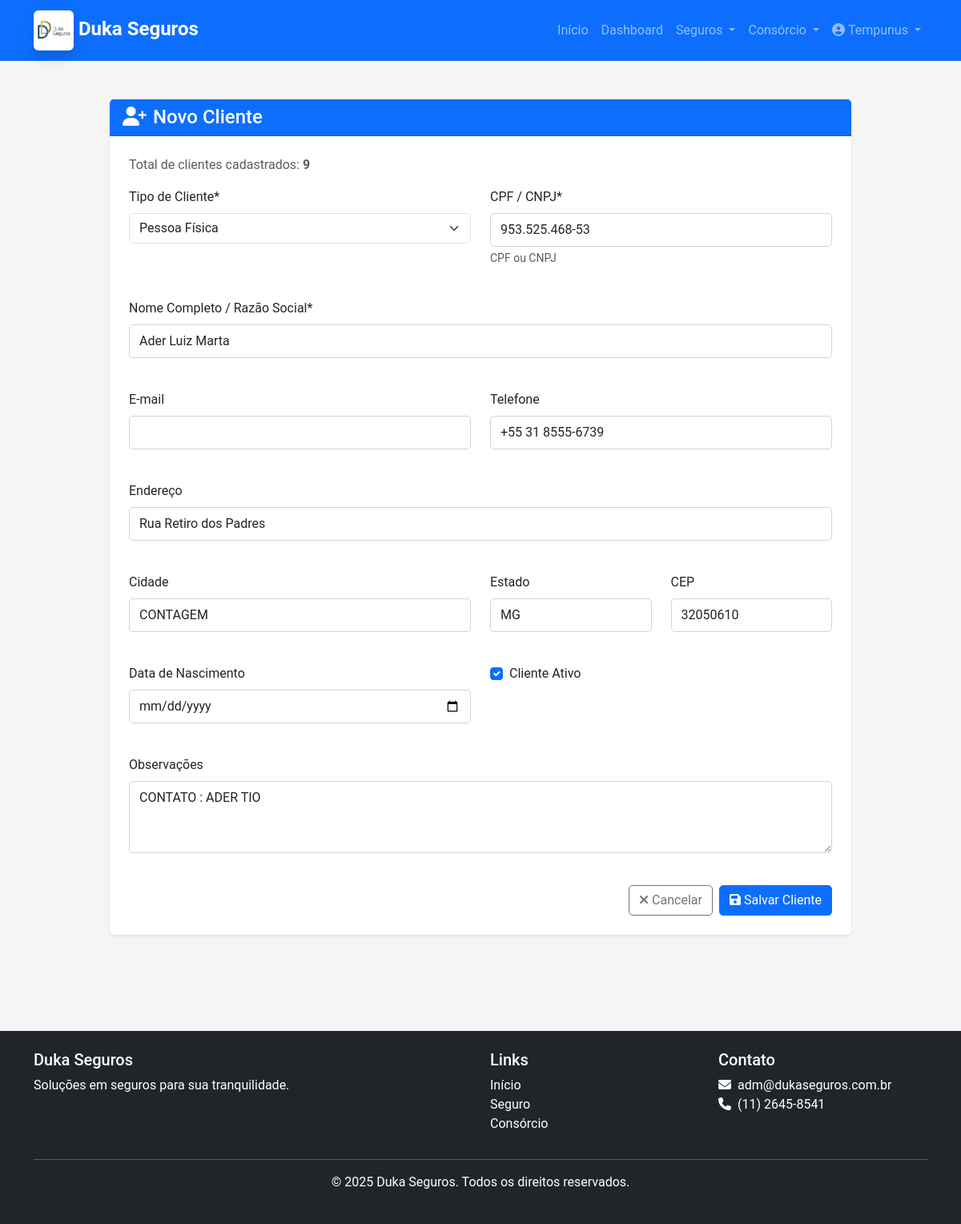
Screenshot of /clientes/3/editar/ (signed in) with the database file from the repository.
### core/models.py (models this page shows, shortened)
class Cliente(models.Model):
    TIPO_CHOICES = [
        ('PF', 'Pessoa Física'),
        ('PJ', 'Pessoa Jurídica'),
    ]
    tipo = models.CharField(max_length=2, choices=TIPO_CHOICES, default='PF')
    nome = models.CharField(max_length=200)
    documento = models.CharField(max_length=20, unique=True, help_text="CPF ou CNPJ")
    email = models.EmailField(blank=True, null=True)
    telefone = models.CharField(max_length=20, blank=True, null=True)
    endereco = models.CharField(max_length=255, blank=True, null=True)
    cidade = models.CharField(max_length=100, blank=True, null=True)
    estado = models.CharField(max_length=2, blank=True, null=True)
    cep = models.CharField(max_length=10, blank=True, null=True)
    data_nascimento = models.DateField(blank=True, null=True)
    observacoes = models.TextField(blank=True, null=True)
    data_cadastro = models.DateTimeField(auto_now_add=True)
    data_atualizacao = models.DateTimeField(auto_now=True)
    ativo = models.BooleanField(default=True)
    cadastrado_por = models.ForeignKey(User, on_delete=models.SET_NULL, null=True, related_name='clientes_cadastrados')
    class Meta:
        verbose_name = 'Cliente'
        verbose_name_plural = 'Clientes'
        ordering = ['nome']

### core/views.py (the view)
# urls.py: path('clientes/<int:pk>/editar/', views.cliente_editar, name='cliente_editar'),
@login_required
def cliente_editar(request, pk):
    cliente = get_object_or_404(Cliente, pk=pk)
    if request.method == 'POST':
        form = ClienteForm(request.POST, instance=cliente)
        if form.is_valid():
            form.save()
            messages.success(request, 'Cliente atualizado com sucesso!')
            return redirect('cliente_detalhe', pk=cliente.pk)
    else:
        form = ClienteForm(instance=cliente)
    total_clientes = Cliente.objects.count()
    return render(request, 'core/cliente_form.html', {'form': form, 'total_clientes': total_clientes})

### core/forms.py
class ClienteForm(forms.ModelForm):
    class Meta:
        model = Cliente
        fields = ['tipo', 'nome', 'documento', 'email', 'telefone', 'endereco',
                  'cidade', 'estado', 'cep', 'data_nascimento', 'observacoes', 'ativo']
        widgets = {
            'data_nascimento': forms.DateInput(attrs={'type': 'date'}),
            'observacoes': forms.Textarea(attrs={'rows': 3}),
        }
        labels = {
            'tipo': 'Tipo de Cliente',
            'nome': 'Nome Completo / Razão Social',
            'documento': 'CPF / CNPJ',
            'email': 'E-mail',
            'telefone': 'Telefone',
            'endereco': 'Endereço',
            'cidade': 'Cidade',
            'estado': 'Estado',
            'cep': 'CEP',
            'data_nascimento': 'Data de Nascimento',
            'observacoes': 'Observações',
            'ativo': 'Cliente Ativo'
        }

### templates/core/cliente_form.html (shortened to what this page needs)
{% extends 'base.html' %}
{% load crispy_forms_tags %}
{% block content %}
<div class="container">
    <div class="row justify-content-center">
        <div class="col-md-10">
            <div class="card shadow-sm mt-4 mb-5">
                <div class="card-header bg-primary text-white">
                    <h4 class="mb-0"><i class="fas fa-user-plus me-2"></i>Novo Cliente</h4>
                </div>
                <div class="card-body p-4">
                    <p class="text-muted">Total de clientes cadastrados: <strong>{{ total_clientes }}</strong></p>
                    <form method="POST">
                        <div class="row mb-4">
                            <div class="col-md-6">
                                {{ form.tipo|as_crispy_field }}
                            </div>
                            <div class="col-md-6">
                                {{ form.documento|as_crispy_field }}
                            </div>
                        </div>
                        <div class="row mb-4">
                            <div class="col-md-12">
                                {{ form.nome|as_crispy_field }}
                            </div>
                        </div>
                        <div class="row mb-4">
                            <div class="col-md-6">
                                {{ form.email|as_crispy_field }}
                            </div>
                            <div class="col-md-6">
                                {{ form.telefone|as_crispy_field }}
                            </div>
                        </div>
                        <div class="row mb-4">
                            <div class="col-md-12">
                                {{ form.endereco|as_crispy_field }}
                            </div>
                        </div>
                        <div class="row mb-4">
                            <div class="col-md-6">
                                {{ form.cidade|as_crispy_field }}
                            </div>
                            <div class="col-md-3">
                                {{ form.estado|as_crispy_field }}
                            </div>
                            <div class="col-md-3">
                                {{ form.cep|as_crispy_field }}
                            </div>
                        </div>
                        <div class="row mb-4">
                            <div class="col-md-6">
                                {{ form.data_nascimento|as_crispy_field }}
                            </div>
                            <div class="col-md-6">
                                {{ form.ativo|as_crispy_field }}
                            </div>
                        </div>
                        <div class="row mb-4">
                            <div class="col-md-12">
                                {{ form.observacoes|as_crispy_field }}
                            </div>
                        </div>
                        <div class="d-flex justify-content-end mt-4">
                            <a href="{% url 'cliente_lista' %}" class="btn btn-outline-secondary me-2">
                                <i class="fas fa-times me-1"></i>Cancelar
                            </a>
                            <button type="submit" class="btn btn-primary">
                                <i class="fas fa-save me-1"></i>Salvar Cliente
                            </button>
                        </div>
                    </form>
                </div>
            </div>
        </div>
    </div>
</div>
{% endblock %}

### templates/base.html (shortened to what this page needs)
{% load static %}
<!DOCTYPE html>
<html lang="pt-br">
<head>
    <link href="https://cdn.jsdelivr.net/npm/bootstrap@5.3.0/dist/css/bootstrap.min.css" rel="stylesheet">
    <link rel="stylesheet" href="https://cdnjs.cloudflare.com/ajax/libs/font-awesome/6.4.0/css/all.min.css">
    <link rel="stylesheet" href="{% static 'css/style.css' %}">
</head>
<body>
    <nav class="navbar navbar-expand-lg navbar-dark bg-primary">
        <div class="container">
            <a class="navbar-brand" href="{% url 'home' %}">
                <img src="{% static 'images/Logo_Icon.jpg' %}" width="50" height="50" alt="Duka Seguros"
                    class="img-fluid rounded shadow"> Duka Seguros
            </a>
            <div class="collapse navbar-collapse" id="navbarNav">
                <ul class="navbar-nav ms-auto">
                    <li class="nav-item">
                        <a class="nav-link" href="{% url 'home' %}">Início</a>
                    </li>
                    {% if user.is_authenticated %}
                    <li class="nav-item">
                        <a class="nav-link" href="{% url 'dashboard' %}">Dashboard</a>
                    </li>
                    <li class="nav-item dropdown">
                        <a class="nav-link dropdown-toggle" href="#" id="servicosDropdown" role="button"
                            data-bs-toggle="dropdown">
                            Seguros
                        </a>
                    </li>
                    <li class="nav-item dropdown">
                        <a class="nav-link dropdown-toggle" href="#" id="consorcioDropdown" role="button" data-bs-toggle="dropdown">
                            Consórcio
                        </a>
                    </li>
                    <li class="nav-item dropdown">
                        <a class="nav-link dropdown-toggle" href="#" id="userDropdown" role="button"
                            data-bs-toggle="dropdown">
                            <i class="fas fa-user-circle me-1"></i>{{ user.username }}
                        </a>
                    </li>
                    {% endif %}
                </ul>
            </div>
        </div>
    </nav>
    <main class="py-4">
        {% block content %}{% endblock %}
    </main>
    <footer class="bg-dark text-white py-4 mt-5">
        <div class="container">
            <div class="row">
                <div class="col-md-6">
                    <h5>Duka Seguros</h5>
                    <p>Soluções em seguros para sua tranquilidade.</p>
                </div>
                <div class="col-md-3">
                    <h5>Links</h5>
                    <ul class="list-unstyled">
                        <li><a href="{% url 'home' %}" class="text-white">Início</a></li>
                        {% if user.is_authenticated %}
                        <li><a href="{% url 'seguradora_lista' %}" class="text-white">Seguro</a></li>
                        {% else %}
                        <li><a href="{% url 'dashboard' %}" class="text-white">Dashboard</a></li>
                        {% endif %}
                        <li><a href="{% url 'consorcio_lista' %}" class="text-white">Consórcio</a></li>
                    </ul>
                </div>
                <div class="col-md-3">
                    <h5>Contato</h5>
                    <ul class="list-unstyled">
                        <li><i class="fas fa-envelope me-2"></i>adm@dukaseguros.com.br</li>
                        <li><i class="fas fa-phone me-2"></i>(11) 2645-8541</li>
                    </ul>
                </div>
            </div>
            <hr>
            <div class="text-center">
                <p>&copy; {% now "Y" %} Duka Seguros. Todos os direitos reservados.</p>
            </div>
        </div>
    </footer>
</body>
</html>

### static/css/style.css (style rules this page uses)
:root { --primary-color: #0d6efd; --secondary-color: #6c757d; --success-color: #198754; --info-color: #0dcaf0; --warning-color: #ffc107; --danger-color: #dc3545; --light-color: #f8f9fa; --dark-color: #212529; }
body { font-family: 'Roboto', sans-serif; color: #333; background-color: #f5f5f5; }
.navbar-brand { font-weight: 700; font-size: 1.5rem; }
.card { border: none; transition: transform 0.3s ease, box-shadow 0.3s ease; }
.btn { border-radius: 5px; transition: all 0.3s ease; }
.btn-primary { background-color: var(--primary-color); border-color: var(--primary-color); }
.form-control { border-radius: 5px; border: 1px solid #ced4da; padding: 0.5rem 0.75rem; }
footer { background-color: var(--dark-color); color: white; padding: 3rem 0; }
footer a { color: rgba(255, 255, 255, 0.8); text-decoration: none; }

### rows the page displays
Cliente: tipo "Pessoa Física", documento "953.525.468-53", nome "Ader Luiz Marta", telefone "+55 31 8555-6739", endereco "Rua Retiro dos Padres", cidade "CONTAGEM", estado "MG", cep "32050610", ativo "☑", observacoes "CONTATO : ADER TIO"

### other values shown
{{ user.username }} "Tempunus"
{{ total_clientes }} "9"
